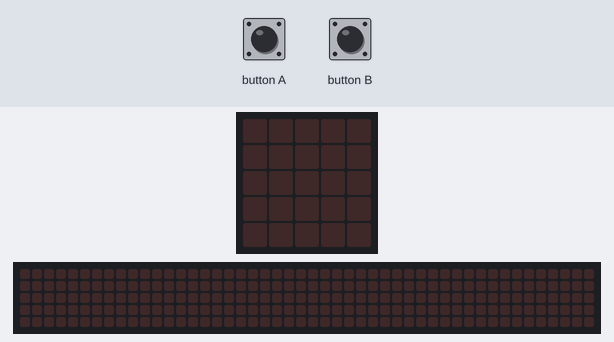
Bench run of a program on a simulated BBC micro:bit (MakeCode). On the bench: the board's 5×5 LED display, a strip that is not on the board, showing the scrolling text unrolled. The inputs (shaded band) are chosen by the test bench. The 48×5 strip is a reading aid, not a part: it shows the text the display is scrolling, unrolled, one strip-width of it at a time.

Above: at 1.2 s.
1.3 s: button B pressed for 0.15 s
At 1.6 s:
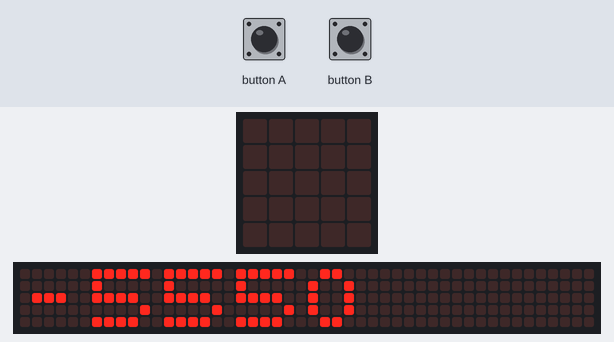
4.3 s: button A pressed for 0.15 s
At 7.2 s:
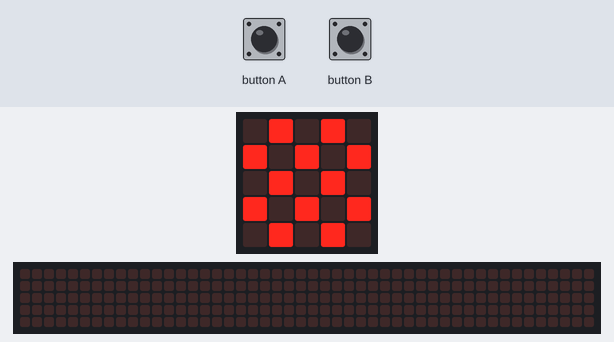
7.4 s: button B pressed for 0.15 s
At 12.72 s:
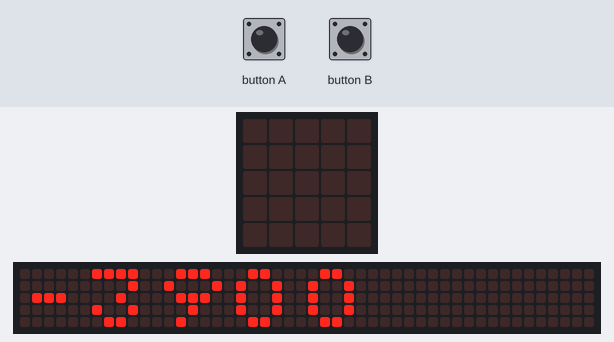
Timing chart, 0 to 14.2 s (numbered marks = the images above; inputs shaded):
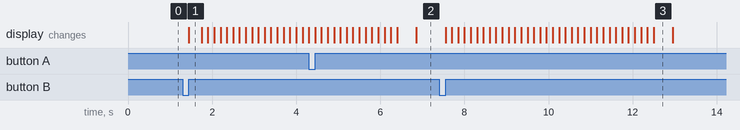

The program:

main.ts
```typescript
let start = 0
let elapsed = 0
let score = 0
input.onButtonPressed(Button.A, function () {
    start = input.runningTime()
    basic.showIcon(IconNames.Chessboard)
})
input.onButtonPressed(Button.B, function () {
    elapsed = input.runningTime() - start
    score = elapsed - Math.abs(7000)
    basic.showNumber(score)
})
```

test.ts
```typescript
// 在這裡測試；當此封包作為擴充功能時，將不會編譯此內容。
```

Measured:
- after the input at 1.3 s, the display: changes after 0.15 s (image 1)
- after the input at 4.3 s, the display: first differs from a run without the input after 2.6 s (image 2)
- after the input at 7.4 s, the display: first changes after 0.15 s (image 3 shows a later state)
- what the display in image 3 shows lasts 0.5 s, from 12.5 s to 13.0 s
